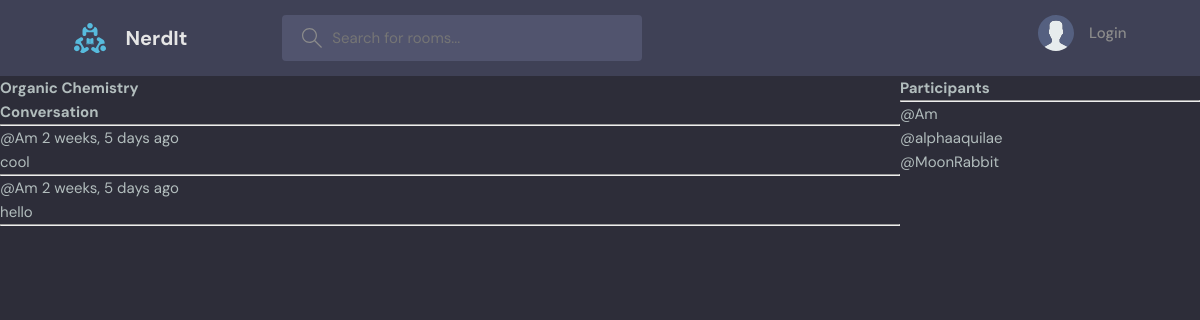
/room/8/, run on the app's committed database.
### base/models.py (models this page shows, shortened)
class Room(models.Model):
    host = models.ForeignKey(User, on_delete=models.SET_NULL, null=True)
    topic = models.ForeignKey(Topic, on_delete=models.SET_NULL, null=True)
    name  = models.CharField(max_length=200)
    description = models.TextField(null=True, blank=True)
    participants = models.ManyToManyField(User, related_name='participants', blank=True)
    updated = models.DateTimeField(auto_now=True)
    created = models.DateTimeField(auto_now_add=True)
    class Meta:
        ordering = ['-updated', '-created']

class Message(models.Model):
    user = models.ForeignKey(User, on_delete=models.CASCADE)
    room = models.ForeignKey(Room, on_delete=models.CASCADE)
    body = models.TextField()
    updated = models.DateTimeField(auto_now=True)
    created = models.DateTimeField(auto_now_add=True)
    class Meta:
        ordering = ['-updated', '-created']

### base/views.py (the view, shortened to what this page needs)
# urls.py: path('room/<str:pk>/', views.room, name='room'),
def room(request, pk):
    room = Room.objects.get(id=pk)
    room_messages = room.message_set.all()
    participants = room.participants.all()
    context = {'room': room, 'room_messages':room_messages, 'participants':participants}
    return render(request, 'base/room.html', context)

### base/templates/base/room.html (shortened to what this page needs)
{% extends 'main.html' %}
{% block content %}
<div class="room-container">
    <div>
<h1>{{room.name}}</h1>
<div class="comment-wrapper">
    <h3>Conversation</h3>
    <hr>
    {% for message in room_messages %}
<div>
    <small>@{{message.user}}  {{message.created|timesince}} ago</small>
    <p>{{message.body}}</p>
    <hr>
</div>
{% endfor %}
</div>
</div>
<div>
    <h3>Participants</h3>
    <hr>
    {% for user in participants %}
        <div>
            <p>@{{user.username}}</p>
        </div>
    {% endfor %}
</div>
</div>
{% endblock content %}

### static/styles/style.css (style rules this page uses)
:root { --color-main: #71c6dd; --color-main-light: #e1f6fb; --color-dark: #3f4156; --color-dark-medium: #51546e; --color-dark-light: #696d97; --color-light: #e5e5e5; --color-gray: #8b8b8b; --color-light-gray: #b2bdbd; --color-bg: #2d2d39; --color-success: #5dd693; --color-error: #fc4b0b; }
* { font-family: "DM Sans", -apple-system, BlinkMacSystemFont, "Segoe UI", Roboto, Oxygen, Ubuntu, Cantarell, "Open Sans", "Helvetica Neue", sans-serif; margin: 0; padding: 0; box-sizing: border-box; text-rendering: optimizeLegibility; font-size: inherit; }
html { font-size: 56.25%; }
@media only screen and (min-width: 1200px) { html { font-size: 62.5%; } }
body { line-height: 1.6; font-weight: 400; font-size: 1.5rem; color: var(--color-light-gray); background-color: var(--color-bg); min-height: 100vh; }

### base/templates/base/room.html (style rules this page uses)
.room-container { display: grid; grid-template-columns: 3fr 1fr; }

### data on the page
Room: name "Organic Chemistry"
Message: user "Am", created "2 weeks, 5 days", body "cool"
Message: user "Am", created "2 weeks, 5 days", body "hello"

### other printed values
{{ user.username }} "Am"
{{ user.username }} "alphaaquilae"
{{ user.username }} "MoonRabbit"
